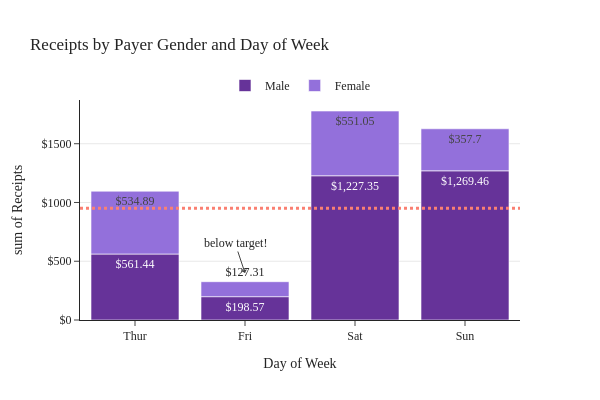

The code cell stored with this chart in its notebook:
### Code cell
fig.add_annotation( # add a text callout with arrow
    text="below target!", x="Fri", y=400, arrowhead=1, showarrow=True
)

### Figure 1 — Plotly figure (JSON) as saved in the notebook; plotly's stock layout.template omitted (floating-point values rounded to 4 significant figures; data arrays with more than 128 entries replaced by an {"elided": "..."} marker saying what was removed)
{"data": [{"alignmentgroup": "True", "bingroup": "x", "histfunc": "sum", "hovertemplate": "Payer Gender=Male<br>Day of Week=%{x}<br>sum of Receipts=%{y}<extra></extra>", "legendgroup": "Male", "marker": {"color": "RebeccaPurple", "pattern": {"shape": ""}}, "name": "Male", "offsetgroup": "Male", "orientation": "v", "showlegend": true, "texttemplate": "%{value}", "type": "histogram", "x": {"elided": "157 str values"}, "xaxis": "x", "y": {"elided": "157 float values"}, "yaxis": "y"}, {"alignmentgroup": "True", "bingroup": "x", "histfunc": "sum", "hovertemplate": "Payer Gender=Female<br>Day of Week=%{x}<br>sum of Receipts=%{y}<extra></extra>", "legendgroup": "Female", "marker": {"color": "MediumPurple", "pattern": {"shape": ""}}, "name": "Female", "offsetgroup": "Female", "orientation": "v", "showlegend": true, "texttemplate": "%{value}", "type": "histogram", "x": ["Sun", "Sun", "Sun", "Sun", "Sun", "Sun", "Sat", "Sat", "Sat", "Sat", "Sat", "Sat", "Sun", "Sun", "Sat", "Sat", "Sat", "Sat", "Sat", "Sat", "Sat", "Thur", "Thur", "Fri", "Fri", "Fri", "Fri", "Fri", "Sat", "Sat", "Sat", "Sat", "Sat", "Sun", "Sun", "Thur", "Thur", "Thur", "Thur", "Thur", "Thur", "Thur", "Thur", "Thur", "Thur", "Thur", "Thur", "Thur", "Thur", "Thur", "Thur", "Thur", "Thur", "Thur", "Thur", "Thur", "Thur", "Sun", "Sun", "Sun", "Sun", "Sun", "Sat", "Sat", "Sun", "Sun", "Sun", "Thur", "Thur", "Thur", "Thur", "Thur", "Thur", "Thur", "Sat", "Sat", "Sat", "Sat", "Sat", "Fri", "Fri", "Fri", "Fri", "Sat", "Sat", "Sat", "Thur"], "xaxis": "x", "y": [16.99, 24.59, 35.26, 14.83, 10.33, 16.97, 20.29, 15.77, 19.65, 15.06, 20.69, 16.93, 10.29, 34.81, 26.41, 16.45, 3.07, 17.07, 26.86, 25.28, 14.73, 10.07, 34.83, 5.75, 16.32, 22.75, 11.35, 15.38, 44.3, 22.42, 20.92, 14.31, 7.25, 25.71, 17.31, 10.65, 12.43, 24.08, 13.42, 12.48, 29.8, 14.52, 11.38, 20.27, 11.17, 12.26, 18.26, 8.51, 10.33, 14.15, 13.16, 17.47, 27.05, 16.43, 8.35, 18.64, 11.87, 29.85, 25, 13.39, 16.21, 17.51, 10.59, 10.63, 9.6, 20.9, 18.15, 19.81, 43.11, 13, 12.74, 13, 16.4, 16.47, 12.76, 13.27, 28.17, 12.9, 30.14, 13.42, 15.98, 16.27, 10.09, 22.12, 35.83, 27.18, 18.78], "yaxis": "y"}], "layout": {"annotations": [{"arrowhead": 1, "showarrow": true, "text": "below target!", "x": "Fri", "y": 400}], "barmode": "relative", "font": {"family": "Rockwell"}, "height": 400, "legend": {"orientation": "h", "title": {}, "tracegroupgap": 0, "x": 0.5, "xanchor": "center", "y": 1, "yanchor": "bottom"}, "shapes": [{"line": {"color": "salmon", "dash": "dot", "width": 3}, "opacity": 1, "type": "line", "x0": 0, "x1": 1, "xref": "paper", "y0": 950, "y1": 950, "yref": "y"}], "title": {"text": "Receipts by Payer Gender and Day of Week"}, "width": 600, "xaxis": {"anchor": "y", "categoryarray": ["Thur", "Fri", "Sat", "Sun"], "categoryorder": "array", "domain": [0, 1], "title": {"text": "Day of Week"}}, "yaxis": {"anchor": "x", "domain": [0, 1], "showgrid": true, "tickprefix": "$", "title": {"text": "sum of Receipts"}}}}
